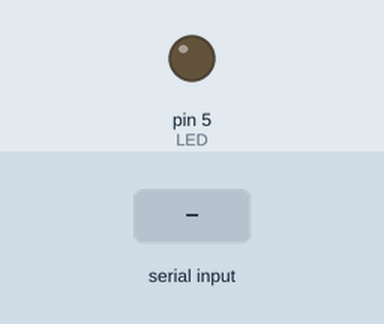
The sketch below on a simulated Arduino Uno, built with avr-gcc and run on an emulated ATmega328P. Parts: output pins drawn as LEDs (lit = HIGH). Inputs (shaded band) come from the test bench. What the sketch prints to the serial monitor is not drawn.

Above: at 1.2 s.
1.3 s: "1" received over Serial
At 1.7 s:
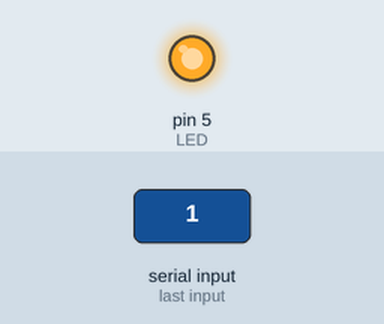
2.8 s: "0" received over Serial
At 4.0 s:
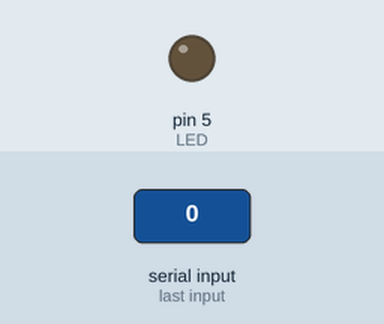
Timing chart, 0 to 5.8 s (numbered marks = the images above; inputs shaded):
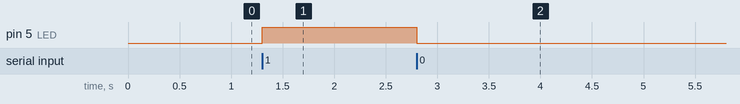

The sketch:

Bluetooth.ino
```cpp
/*
HC05 - Bluetooth AT-Command mode
modified on 10 Feb 2019
by Saeed Hosseini
https://electropeak.com/learn/
*/
#include <SoftwareSerial.h>
SoftwareSerial MyBlue(0, 1); // RX | TX
int flag = 0;
int LED = 5;
void setup()
{
  Serial.begin(115200);
  MyBlue.begin(115200);
  pinMode(LED, OUTPUT);
  pinMode(0, INPUT);
  pinMode(1, OUTPUT);
  Serial.println("Ready to connect\nDefualt password is 1234 or 000");
}
void loop()
{
  //Serial.println(Serial.available());
  if (Serial.available()>0)
    flag = Serial.read();
    //Serial.println(flag);
  if (flag == 49)
  {
    digitalWrite(LED, HIGH);
    //Serial.println("LED On");
  }
  else if (flag == 48)
  {
    digitalWrite(LED, LOW);
    //Serial.println("LED Off");
  }
  //Serial.println(flag);
}
```

Measured:
- after the input at 1.3 s, pin 5 (LED): LOW → HIGH at once
- after the input at 2.8 s, pin 5 (LED): HIGH → LOW at once
